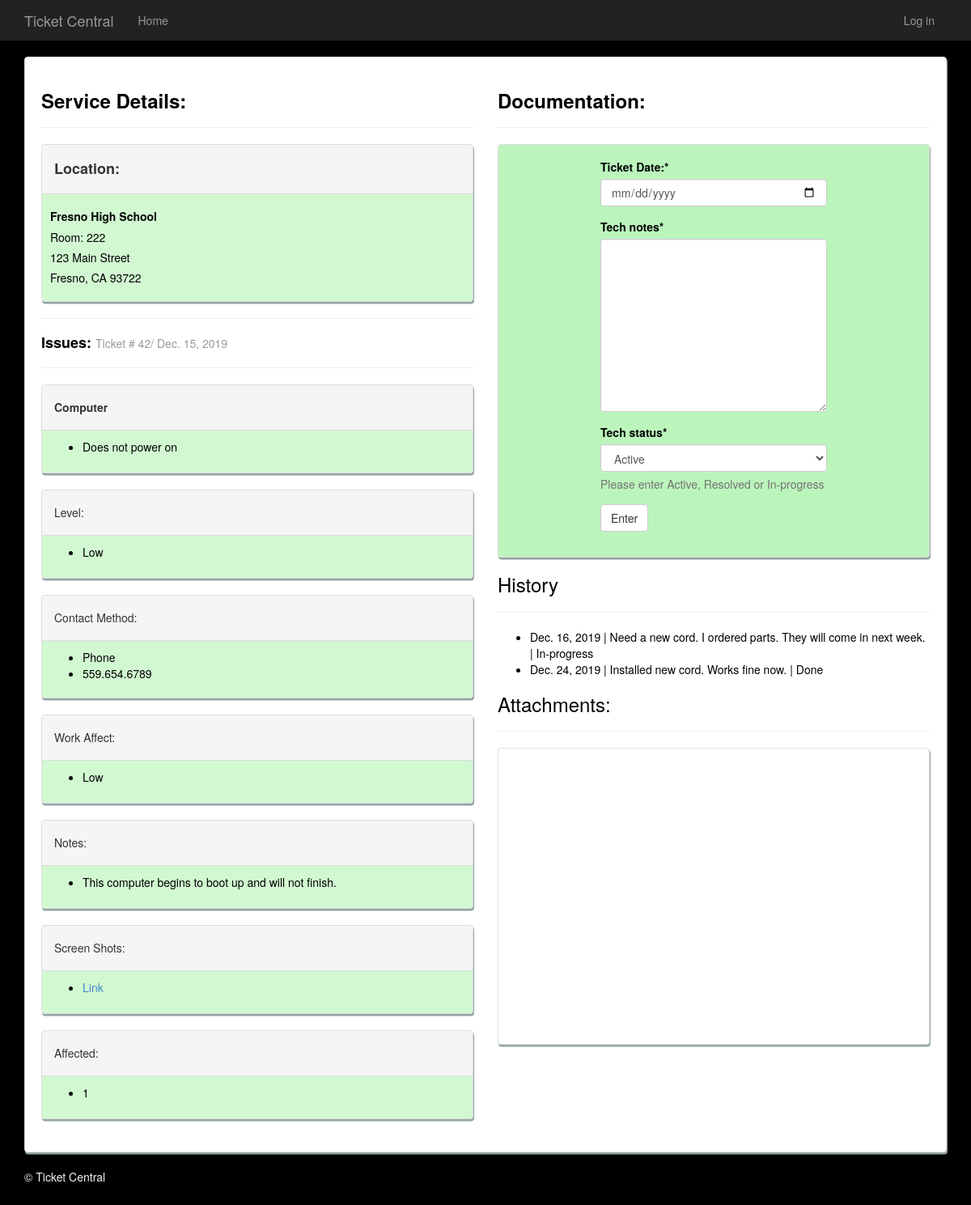
The app's page /work_detail/42 with its own data.
### app/models.py (models this page shows, shortened)
class Ticket(models.Model):
    status_choice = (
        ('Active','Active'),
        ('Done','Done'),
        ('In-progress','In-progress'),
        )
    level = (
        ('Low','Low'),
        ('Med','Med'),
        ('High','High'),
        )
    contact_method = (('Email','Email'),('Text','Text'),('Phone','Phone'),)
    affected_num = (('1','1'),('2','2'),('3','3'),('4','4'),('5','5'),)
    custID = models.ForeignKey(Customer)
    userID = models.ForeignKey(User)
    ticketID = models.ForeignKey(Ticket_code)
    ticket_created = models.DateField(default=datetime.now)
    ticket_completed = models.DateField(null=True)
    ticket_fix = models.TextField(max_length = 500, null=True)
    description = models.TextField(max_length = 500)
    severity = models.CharField(max_length = 20, choices=level, default="Low")
    room_num = models.CharField(max_length = 20, null=True)
    contact = models.CharField(max_length = 25, null=True)
    contact_method = models.CharField(max_length = 14, null=True,default='Email',choices = contact_method)
    aff_work = models.CharField(max_length = 20, default="Low",choices=level)
    aff_num = models.CharField(max_length = 20, default="1",choices=affected_num)
    status = models.CharField(max_length = 25, default="Not begun",choices = status_choice ,help_text = 'Please enter Active, Resolved or In-progress')
    document = models.FileField(upload_to='documents/',null=True,blank=True)

class Customer(models.Model):
    cust_name = models.CharField(max_length = 25)
    cust_address = models.CharField(max_length = 100, help_text = 'Enter street number and name only')
    cust_city = models.CharField(max_length = 100)
    cust_state = models.CharField(max_length = 2, help_text = 'Please type the abbreviation for your state')
    cust_zip = models.CharField(max_length = 5)
    cust_tech = models.ForeignKey(User)

class Ticket_code(models.Model):
    description = models.TextField(max_length = 500)
    t_type = models.ForeignKey(Ticket_type)

class Ticket_type(models.Model):
    type = models.CharField(max_length = 25)
    def __str__(self):
        return(self.type)

class Tech_update(models.Model):
    status_choice = (
        ('Active','Active'),
        ('Done','Done'),
        ('In-progress','In-progress'),
        )
    tech_ticket = models.ForeignKey(Ticket)
    tech_date = models.DateField()
    tech_notes = models.TextField(max_length = 500, null=True)
    tech_status = models.CharField(max_length = 25, default="Active",choices = status_choice ,help_text = 'Please enter Active, Resolved or In-progress')

### app/views.py (the view)
# urls.py: url(r'^work_detail/(?P<id>\d+)$', app.views.tech_detail, name='work_detail'),
def tech_detail(request,id):
    history = Tech_update.objects.filter(tech_ticket = id)
    if request.method == "POST":
        a = Ticket.objects.get(id=id)
        b = request.POST['tech_status']
        form = TechUpdate(request.POST)
        if form.is_valid():
            Ticket.objects.filter(pk=a.id).update(status= b)
            model_instance = form.save(commit=False)
            model_instance.tech_ticket = a
            model_instance.save()
            return redirect('/work_tickets')
    else:
        form = TechUpdate()
        detail = Ticket.objects.get(id = id)
    return render(request,'app/workdetail1.html',{'detail':detail,'form':form,'history':history})

### app/forms.py
class TechUpdate(forms.ModelForm):
    class Meta:
        model = Tech_update
        labels = {
            "tech_date":"Ticket Date:",
            }
        widgets = {
            'tech_date': DateInput()
            }
        fields = ['tech_date','tech_notes','tech_status']

### app/templates/app/workdetail1.html (shortened to what this page needs)
﻿{% extends "app/layout.html" %}
{% load crispy_forms_tags %}
{% block content %}
<div class="panel panel-default" style="padding: 20px;">
    <div class="row">
    <div class="col-md-6">
         <h3><strong>Service Details:</strong></h3>
          <hr />
        <div class="panel panel-default" style="background-color: #d2f8d2;">
  <div class="panel-heading">  <h4><strong>Location:</strong></h4></div>
    <div class="panel-body" style="padding:10px;display:block;">
    <h5><strong>{{ detail.custID.cust_name }}</strong></h5>
    <h5>Room: {{ detail.room_num }}</h5>
    <h5>{{ detail.custID.cust_address }}</h5>
    <h5>{{ detail.custID.cust_city }}, {{ detail.custID.cust_state }} {{ detail.custID.cust_zip }}</h5>
        </div>
            </div>
        <hr />
    <h4><strong>Issues: </strong><small>Ticket # {{ detail.id }}/ {{ detail.ticket_created }}</small></h4>
       <hr />
        <div class="panel panel-default" style="background-color: #d2f8d2;">
        <div class="panel-heading"><h5><strong>{{detail.ticketID.t_type }}</strong></h5></div>
           <div class="panel-body" style="padding:10px;display:block;">
        <ul>
    <li>{{ detail.ticketID.description }}</li>
        </ul>
               </div>
        </div>
        <div class="panel panel-default" style="background-color: #d2f8d2;">
        <div class="panel-heading"><h5>Level:</h5></div>
         <div class="panel-body" style="padding:10px;display:block;">
        <ul>
    <li>{{ detail.severity }}</li>
        </ul>
             </div>
</div>
        <div class="panel panel-default" style="background-color: #d2f8d2;">
         <div class="panel-heading"><h5>Contact Method:</h5></div>
         <div class="panel-body" style="padding:10px;display:block;">
        <ul>
    <li>{{ detail.contact_method }}</li>
    <li>{{ detail.contact }}</li>
        </ul>
             </div>
</div>
        <div class="panel panel-default" style="background-color: #d2f8d2;">
        <div class="panel-heading"><h5>Work Affect:</h5></div>
         <div class="panel-body" style="padding:10px;display:block;">
        <ul>
    <li>{{ detail.aff_work }}</li>
        </ul>
             </div>
</div>
            <div class="panel panel-default" style="background-color: #d2f8d2;">
     <div class="panel-heading"><h5>Notes:</h5> </div>
            <div class="panel-body" style="padding:10px;display:block;">
                <ul>
    <li>{{ detail.description }}</li>
        </ul>
                </div>
</div>
     <div class="panel panel-default" style="background-color: #d2f8d2;">
    <div class="panel-heading"><h5>Screen Shots:</h5> </div>
      <div class="panel-body" style="padding:10px;display:block;">
    <ul>
        {% if detail.document %}
        <li><a href="{{ detail.document.url }}">Link</a></li>
        {% endif %}
    </ul>
          </div>
 </div>
         <div class="panel panel-default" style="background-color: #d2f8d2;">
    <div class="panel-heading"> <h5>Affected:</h5> </div>
         <div class="panel-body" style="padding:10px;display:block;">
                <ul>
    <li>{{ detail.aff_num }}</li>
        </ul>
             </div>
</div>
       </div>
    <div class="col-md-6">
       <h3><strong>Documentation:</strong></h3>
            <hr />
    <div class="panel panel-default" style="padding:10px;background-color: #bcf5bc;" >
    <div class="panel-body">
        <form method="post" >
                {{ form|crispy }}
            <button type="submit" class="btn btn-default"&gt;Submit>Enter</button>
        </form>
    </div>
</div>
        <h3>History</h3>
        <hr />
        <ul>
        {% for hist in history %}
           <li> {{ hist.tech_date }} | {{ hist.tech_notes}} | {{ hist.tech_status }}</li>
        {% endfor %}
         </ul>
        <h3>Attachments:</h3>
        <hr />
        {% if detail.document %}
        <div class="panel panel-default">
        <iframe src="{{ detail.document.url }}" style="width: 100%;height: 50%;border: none;"></iframe>
         </div>
        {% else %}
            <h5>--None--</h5>
        {% endif %}
    </div>
        </div>
 </div>
{% endblock %}

### app/templates/app/layout.html (shortened to what this page needs)
﻿<!DOCTYPE html>
<html>
<head>
    {% load staticfiles %}
    <link rel="stylesheet" type="text/css" href="{% static 'app/content/bootstrap.min.css' %}" />
    <link rel="stylesheet" type="text/css" href="{% static 'app/content/site.css' %}" />
</head>
<body>
    <div class="navbar navbar-inverse navbar-fixed-top">
        <div class="container">
            <div class="navbar-header">
                <a href="/" class="navbar-brand">Ticket Central</a>
            </div>
            <div class="navbar-collapse collapse">
                <ul class="nav navbar-nav">
                    <li><a href="{% url 'home' %}">Home</a></li>
                </ul>
                {% include 'app/loginpartial.html' %}
            </div>
        </div>
    </div>
    <div class="container body-content">
{% block content %}{% endblock %}
    <div class="content-wrap">
        <footer>
            <span class="drk_back"><p>&copy; {{ year }} Ticket Central</p></span>
        </footer>
    </div>
    </div>
</body>
</html>

### app/templates/app/loginpartial.html
{% if user.is_authenticated %}
<form id="logoutForm" action="/logout" method="post" class="navbar-right">
    {% csrf_token %}
    <ul class="nav navbar-nav navbar-right">
        <li><span class="navbar-brand">Hello {{ user.username }}!</span></li>
        <li><a href="javascript:document.getElementById('logoutForm').submit()">Log off</a></li>
    </ul>
</form>
{% else %}
<ul class="nav navbar-nav navbar-right">
    <li><a href="{% url 'login' %}">Log in</a></li>
</ul>
{% endif %}

### app/static/app/content/site.css (style rules this page uses)
body { padding-top: 50px; padding-bottom: 20px; background-image: url("https://images.unsplash.com/photo-1461749280684-dccba630e2f6?ixlib=rb-1.2.1&ixid=eyJhcHBfaWQiOjEyMDd9&auto=format&fit=crop&w=600&q=60"); background-repeat: no-repeat; background-size: 100%; color: black; background-color: black; }
.body-content { padding-left: 15px; padding-right: 15px; }
input, select, textarea { max-width: 280px; }
footer { position: absolute; bottom: 0; width: 100%; }
.drk_back { color: whitesmoke; }
.panel { min-height: 110px; box-shadow: 1px 2.5px #95a5a6; }
footer { position: absolute; bottom: 0; width: 100%; height: 2.5rem; }
.body-content { position: relative; min-height: 80vh; }
.content-wrap { padding-bottom: 2.5rem; }
.panel-body { display: flex; justify-content: center; align-items: center; padding:7px; }
.panel-heading { font-size:1.25em; }

### records on screen
Ticket: custID.cust_name "Fresno High School", room_num "222", custID.cust_address "123 Main Street", custID.cust_city "Fresno", custID.cust_state "CA", custID.cust_zip "93722", id "42", ticket_created "Dec. 15, 2019", ticketID.t_type "Computer", ticketID.description "Does not power on", severity "Low", contact_method "Phone", contact "559.654.6789", aff_work "Low", description "This computer begins to boot up and will not finish.", aff_num "1"
Tech_update: tech_date "Dec. 16, 2019", tech_notes "Need a new cord. I ordered parts. They will come in next week.", tech_status "In-progress"
Tech_update: tech_date "Dec. 24, 2019", tech_notes "Installed new cord. Works fine now.", tech_status "Done"
